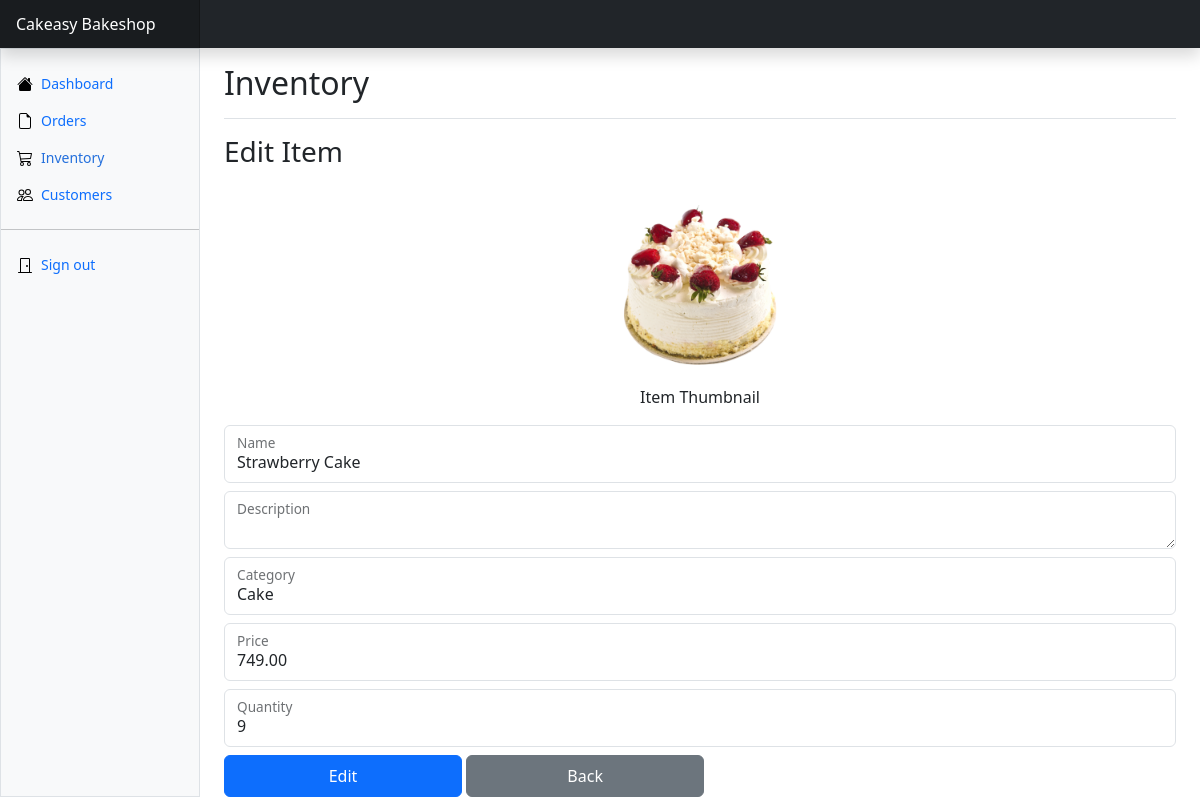
/admin/views/inventory.php?url=edit&id=1 (signed in), run on the app's committed database.
### tables this page shows
CREATE TABLE `items` (
  `id` int(11) NOT NULL,
  `name` varchar(255) NOT NULL,
  `category` varchar(255) NOT NULL,
  `price` decimal(10,2) NOT NULL,
  `description` text NOT NULL,
  `quantity` int(50) NOT NULL,
  `date_create` timestamp NOT NULL DEFAULT current_timestamp() ON UPDATE current_timestamp(),
  `fileLoc` varchar(255) NOT NULL,
  `status` varchar(255) NOT NULL,
  `score` int(255) NOT NULL
);

### init/functions.php (called while the page is built, shortened)
<?php
function query($query, array $data = [])
{
    $string = 'mysql:HOSTNAME=localhost;dbname=cakeasy_db';
    $conn = new PDO($string, 'root', '');
    $stmt = $conn->prepare($query);
    $stmt->execute($data);
    $result = $stmt->fetchAll(PDO::FETCH_ASSOC);
    if (is_array($result) && !empty($data)) {
        return $result;
    }
    return false;
}

### admin/views/partials/edit-item.php (the view, shortened to what this page needs)
<?php
    $id = $_GET['id'];
    $query = 'SELECT * FROM items WHERE id = :id limit 1';
    $row = query($query, ['id' => $id]);
?>
<div class="form-signin w-100 m-auto">
  <form method="post" enctype="multipart/form-data" class="formSubmit">
    <h1 class="h3 mb-3 fw-normal">Edit Item</h1>
    <div class="my-2">
      <label class="d-block">
        <img class="mx-auto d-block imgEdit" src="<?=$row[0]['fileLoc']?>" style="width:200px;height:200px;object-fit:cover;cursor:pointer" alt=""/>
        <p class="text-center">Item Thumbnail</p>
      </label>
    </div>
    <div class="form-floating">
      <input type="text" class="form-control mb-2 <?php
                    if(!empty($errors['name']))
                    {
                        echo $errors['name'];
                    }else { echo ""; }
                ?> name" name="name" id="floatingInput" placeholder="Name" value="<?=$row[0]['name']?>">
      <label for="floatingInput">Name</label>
    </div>
    <div class="form-floating ">
    <textarea class="form-control mb-2 <?php
                    if(!empty($errors['description']))
                    {
                        echo $errors['description'];
                    }else { echo ""; }
                ?> description" name="description" rows="4" cols="50"><?=$row[0]['description']?>
    </textarea>
      <label for="floatingPInput">Description</label>
    </div>
    <div class="form-floating">
      <input type="text" class="form-control mb-2 <?php
                    if(!empty($errors['category']))
                    {
                        echo $errors['category'];
                    }else { echo ""; }
                ?> category" name="category" id="floatingInput" placeholder="Name" value="<?=$row[0]['category']?>">
      <label for="floatingInput">Category</label>
    </div>
    <div class="form-floating">
      <input type="number" step="0.01" class="form-control mb-2 <?php
                    if(!empty($errors['price']))
                    {
                        echo $errors['price'];
                    }else { echo ""; }
                ?> price" name="price" id="floatingInput" placeholder="Price" value="<?=$row[0]['price']?>">
      <label for="floatingInput">Price</label>
    </div>
    <div class="form-floating">
      <input type="number" class="form-control mb-2 <?php
                    if(!empty($errors['quantity']))
                    {
                        echo $errors['quantity'];
                    }else { echo ""; }
                ?> quantity" name="quantity" id="floatingInput" placeholder="Quantity" value="<?=$row[0]['quantity']?>">
      <label for="floatingInput">Quantity</label>
    </div>
    <div class="form-floating">
    <button class="btn btn-primary w-10 py-2 col-md-3 addItem" name='submit' type="submit">Edit</button>
    <a href="../views/inventory.php" class="btn btn-secondary w-10 py-2 col-md-3" type="submit">Back</a>
    </div>
  </form>
</div>

### data on the page
items: fileLoc (picture), name "Strawberry Cake", category "Cake", price "749.00", quantity "9"
